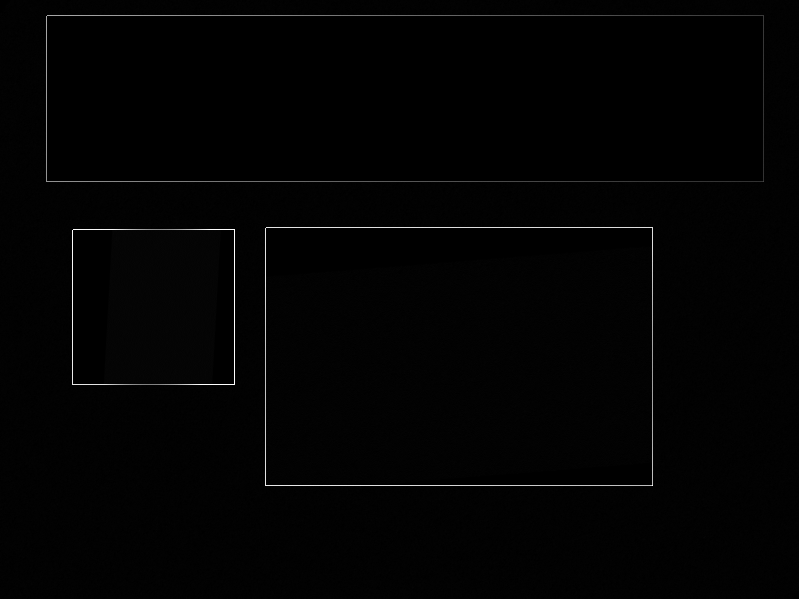
#> input picture gradient/gradient_test.png, 799 x 599 px
$ python detector.py gradient/gradient_test.png
#> lines starting #> are read from the running program, lines starting #| are printed output that depends on the picture
import json
import os.path
import sys
import typing

import cv2
import numpy as np

Point = typing.Tuple[int, int]
Rect = typing.Tuple[Point, Point]
Config = typing.Dict[str, typing.Any]


def gradient(img: np.ndarray) -> np.ndarray:
    hor_grad = (img[1:, :] - img[:-1, :])[:, :-1]
    ver_grad = (img[:, 1:] - img[:, :-1])[:-1:, :]
    magnitude = np.sqrt(
        np.linalg.norm(hor_grad, axis=-1) ** 2
        + np.linalg.norm(ver_grad, axis=-1) ** 2,
    )
    return magnitude


def integral_sum(img: np.ndarray) -> np.ndarray:
    sum_img = np.zeros_like(img)
    for i in range(img.shape[0]):
        for j in range(img.shape[1]):
            top_sum = sum_img[i, j - 1] if j > 0 else 0
            left_sum = sum_img[i - 1, j] if i > 0 else 0
            top_left_sum = sum_img[i - 1, j - 1] if i > 0 and j > 0 else 0
            sum_img[i, j] = left_sum + (top_sum - top_left_sum) + img[i, j]
    return sum_img


def get_sum(rect: Rect, sum_img: np.ndarray):
    top_sum = sum_img[rect[1][0], rect[0][1]] if rect[0][1] > 0 else 0
    left_sum = sum_img[rect[0][0], rect[1][1]] if rect[0][0] > 0 else 0
    top_left_sum = (
        sum_img[rect[0][0], rect[0][1]]
        if rect[0][0] > 0 and rect[0][1] > 0
        else 0
    )
    return np.sum(
        (sum_img[rect[1][0], rect[1][1]] - top_sum)
        + (top_left_sum - left_sum),
    )


def detect_color_gradient(
        sum_img: np.ndarray, gradient_img: np.ndarray, config: Config,
) -> typing.List[Rect]:
    rects: typing.List[Rect] = []
    max_area = 0
    nearest_top = -(np.ones(gradient_img.shape[1]).astype(int))
    nearest_left = -(np.ones(gradient_img.shape[1]).astype(int))
    nearest_right = (
        np.ones(gradient_img.shape[1]).astype(int) * gradient_img.shape[1]
    )
    for i in range(gradient_img.shape[0]):
        # Calc nearest_top
        for j in range(gradient_img.shape[1]):
            if gradient_img[i][j] > config['grad_max']:
                nearest_top[j] = i

        # Calc nearest_left
        stack = []
        for j in range(gradient_img.shape[1]):
            while stack and nearest_top[stack[-1]] <= nearest_top[j]:
                stack.pop()
            if stack:
                nearest_left[j] = stack[-1]
            stack.append(j)

        # Calc nearest_right
        stack = []
        for j in reversed(range(gradient_img.shape[1])):
            while stack and nearest_top[stack[-1]] <= nearest_top[j]:
                stack.pop()
            if stack:
                nearest_right[j] = stack[-1]
            stack.append(j)

        # Find suitable rect with max area
        for j in range(gradient_img.shape[1]):
            rect = (
                (nearest_top[j] + 1, nearest_left[j] + 1),
                (i, nearest_right[j] - 1),
            )
            area = (rect[1][0] - rect[0][0]) * (rect[1][1] - rect[0][1])
            if area > 0:
                rect_avg = get_sum(rect, sum_img) / area
                if area > max_area and rect_avg > config['min_avg']:
                    max_area = area
                    rects = [rect]

    return rects


def main():
    assert len(sys.argv) == 2
    src_path = sys.argv[1]
    assert os.path.exists(src_path)
    img = cv2.imread(src_path)
#> img is the input picture: shape (599, 799, 3); min 0, max 255, mean 2.5
    assert img is not None
    img = img.astype(np.float64)

    with open('config.json', 'r') as config_file:
#> (reads config.json from the repository)
        config = json.load(config_file)

    gradient_img = gradient(img)
#> in gradient, `hor_grad = (img[1:, :] - img[:-1, :])[:, :-1]`:
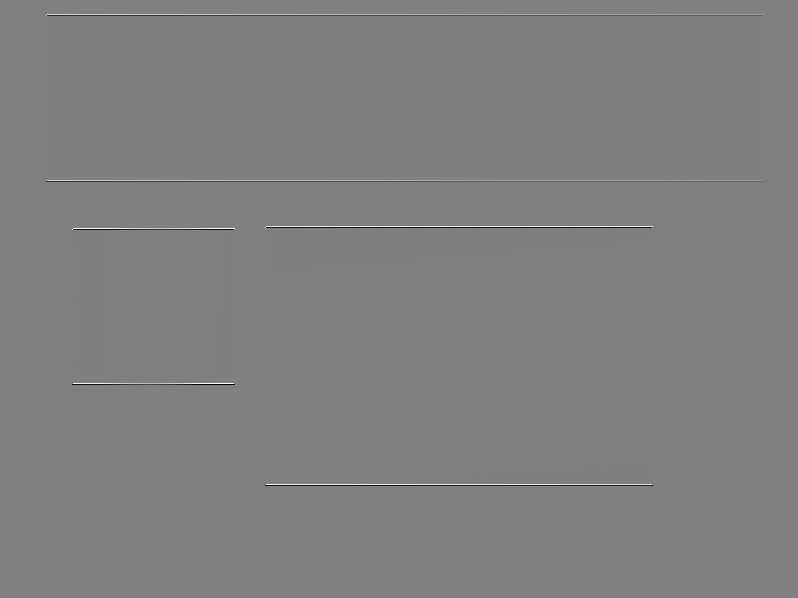
#> hor_grad: shape (598, 798, 3) float64; min -255, max 255, mean 0; drawn with min black and max white
    if 'gradient_dir' in config:
        out_dir = config['gradient_dir']
        assert os.path.exists(out_dir)
        dst_path = os.path.join(out_dir, os.path.split(src_path)[-1])
        cv2.imwrite(dst_path, gradient_img)
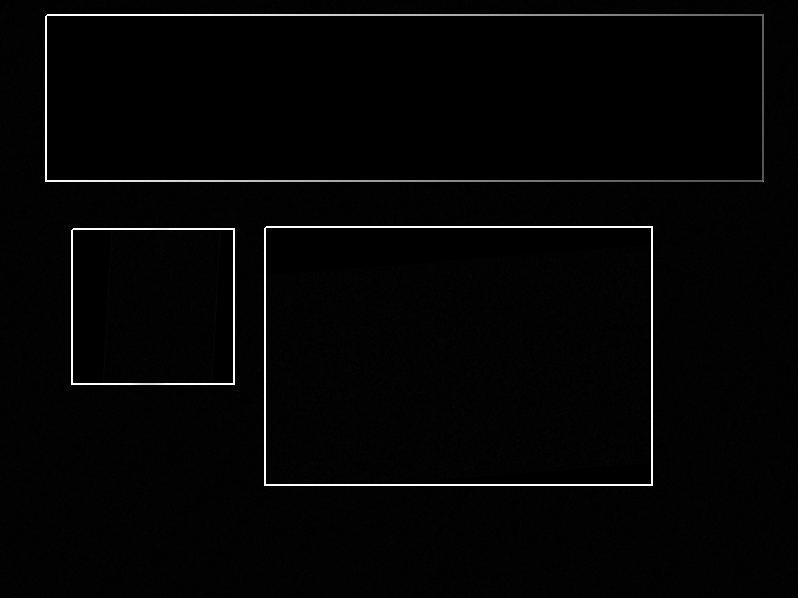
#> saved as gradient_test.png: shape (598, 798); min 0, max 255, mean 4.6
    sum_img = integral_sum(gradient_img)
#> after the loop in integral_sum, `for i in range(img.shape[0]):`:
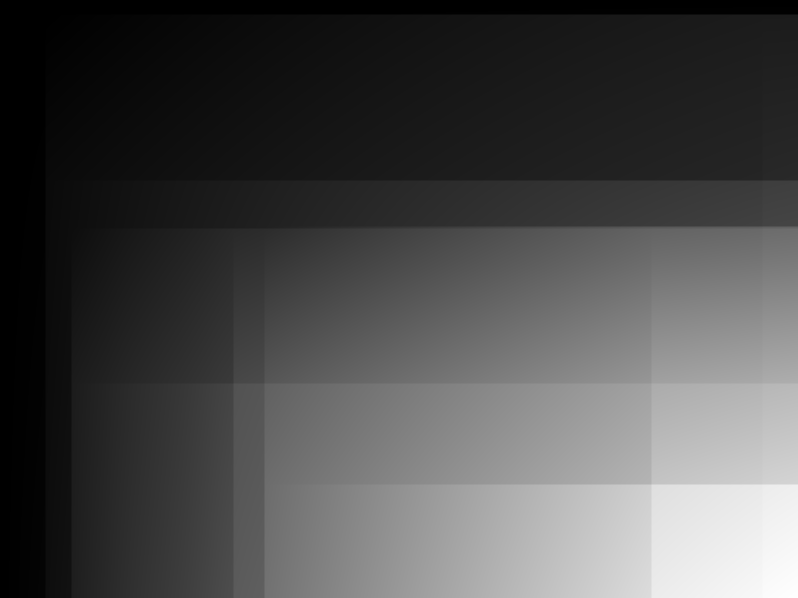
#> sum_img: shape (598, 798) float64; min 0, max 2660102.6, mean 790636.5; drawn with min black and max white

    rects = detect_color_gradient(sum_img, gradient_img, config)
#> the loop in detect_color_gradient, `for i in range(gradient_img.shape[0]):` made 598 passes
    print(rects)
#| [((228, 266), (483, 650))]
    if 'rect_dir' in config:
        for rect in rects:
            img = cv2.rectangle(
                img,
                (rect[0][1], rect[0][0]),
                (rect[1][1], rect[1][0]),
                color=config['rect_color'],
                thickness=config['rect_thickness'],
            )
#> this loop made 1 pass
#> rect on pass 1: ((228, 266), (483, 650))
#> pass 1, in main, `img = cv2.rectangle( img, (rect[0][1], rect[0][0]), (rect[1][1], rect[..`:
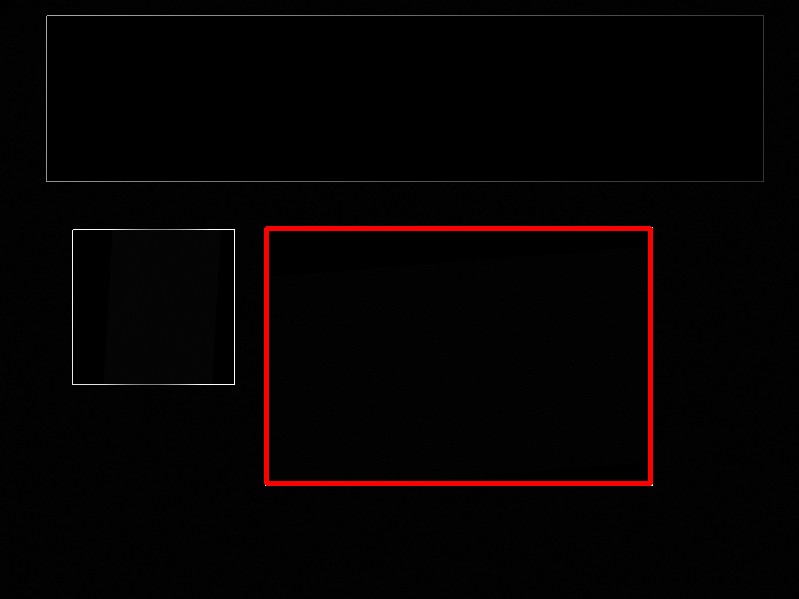
#> img: shape (599, 799, 3) float64; mean B, G, R 1.9, 1.9, 5.3
        out_dir = config['rect_dir']
#> (the run stopped early here; a loop or call above may not have finished)
